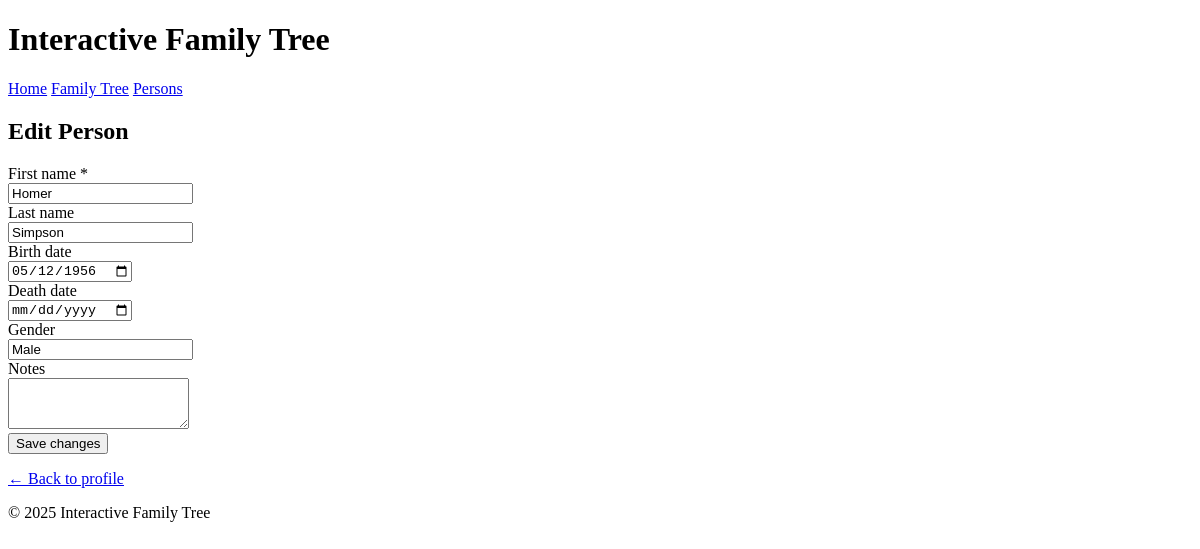
The page /persons/8/edit on the database its author committed.
### tables this page shows
CREATE TABLE persons (
    id INTEGER PRIMARY KEY AUTOINCREMENT,
    first_name TEXT NOT NULL,
    last_name TEXT,
    birth_date TEXT,
    death_date TEXT,
    gender TEXT,
    notes TEXT,
    created_at TEXT DEFAULT CURRENT_TIMESTAMP
);

### app.py (the view, shortened to what this page needs)
@app.route("/persons/<int:person_id>/edit", methods=["GET", "POST"])
def edit_person(person_id):
    person = get_person(person_id)
    if person is None:
        return "Person is not found", 404
    return render_template("person_edit.html", person=person)

### db.py (called while the page is built)
def get_db():
    conn = sqlite3.connect(DB_PATH)
    conn.row_factory = sqlite3.Row
    return conn

def get_person(person_id: int):
    conn = get_db()
    cur = conn.cursor()
    cur.execute("SELECT * FROM persons WHERE id = ?", (person_id,))
    row = cur.fetchone()
    conn.close()
    return row

### templates/person_edit.html (shortened to what this page needs)
{% extends "base.html" %}
{% block content %}
<h2>Edit Person</h2>
<form action="{{ url_for('edit_person', person_id=person['id']) }}" method="post" class="person-form">
    <div>
        <label for="first_name">First name *</label><br>
        <input type="text" id="first_name" name="first_name" required
               value="{{ person['first_name'] }}">
    </div>
    <div>
        <label for="last_name">Last name</label><br>
        <input type="text" id="last_name" name="last_name"
               value="{{ person['last_name'] or '' }}">
    </div>
    <div>
        <label for="birth_date">Birth date</label><br>
        <input type="date" id="birth_date" name="birth_date"
               value="{{ person['birth_date'] or '' }}">
    </div>
    <div>
        <label for="death_date">Death date</label><br>
        <input type="date" id="death_date" name="death_date"
               value="{{ person['death_date'] or '' }}">
    </div>
    <div>
        <label for="gender">Gender</label><br>
        <input type="text" id="gender" name="gender"
               value="{{ person['gender'] or '' }}">
    </div>
    <div>
        <label for="notes">Notes</label><br>
        <textarea id="notes" name="notes" rows="3">{{ person['notes'] or '' }}</textarea>
    </div>
    <button type="submit">Save changes</button>
</form>
<p><a href="{{ url_for('person_detail', person_id=person['id']) }}">← Back to profile</a></p>
{% endblock %}

### rows shown on the page
persons: first_name "Homer", last_name "Simpson", birth_date "05/12/1956", gender "Male"
